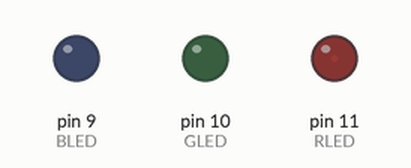
Recording of a sketch running on a simulated Arduino Uno, built with avr-gcc and run on an emulated ATmega328P. On the bench: output pins drawn as LEDs (lit = HIGH).

Above: at 0.1 s.
At 2.85 s:
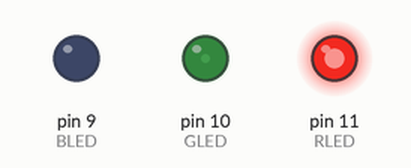
At 7.37 s:
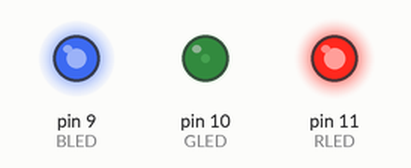
At 11.88 s:
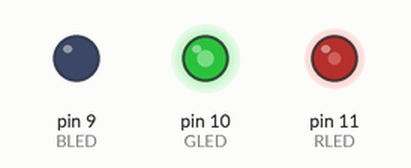
At 21.21 s:
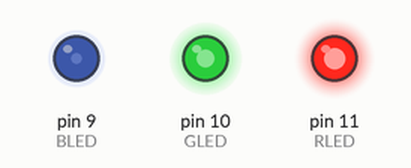
At 39.56 s:
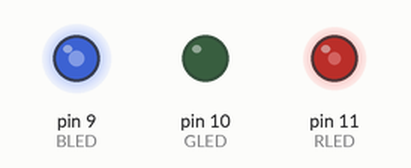
Timing chart, 0 to 40.0 s (numbered marks = the images above):
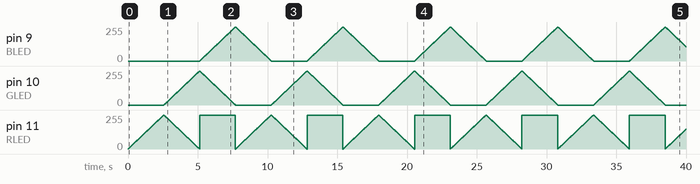

The sketch:

06_RGB_2.ino
```cpp
const int RLED = 11;
const int GLED = 10;
const int BLED = 9;
const int BUTTON = 2;

void setup() {
  pinMode(RLED, OUTPUT);
  pinMode(GLED, OUTPUT);
  pinMode(BLED, OUTPUT);
  pinMode(BUTTON, INPUT);
  for (int i = 0; i < 256; i++) {
    writeRGB(i, 0, 0);
    delay(10);
  }
}

void writeRGB(int red, int green, int blue)
{
  analogWrite(RLED, red);
  analogWrite(GLED, green);
  analogWrite(BLED, blue);
}

void loop() {
  int red = 255;
  int green = 0;
  int blue = 0;

  for (green = 0; green < 256;) {
    writeRGB(red, green, blue);
    delay(10);
    red--;
    green++;
  }
  for (blue = 0; blue < 256;) {
    writeRGB(red, green, blue);
    delay(10);
    green--;
    blue++;
  }
  for (red = 0; red < 256;) {
    writeRGB(red, green, blue);
    delay(10);
    blue--;
    red++;
  }
}
```
